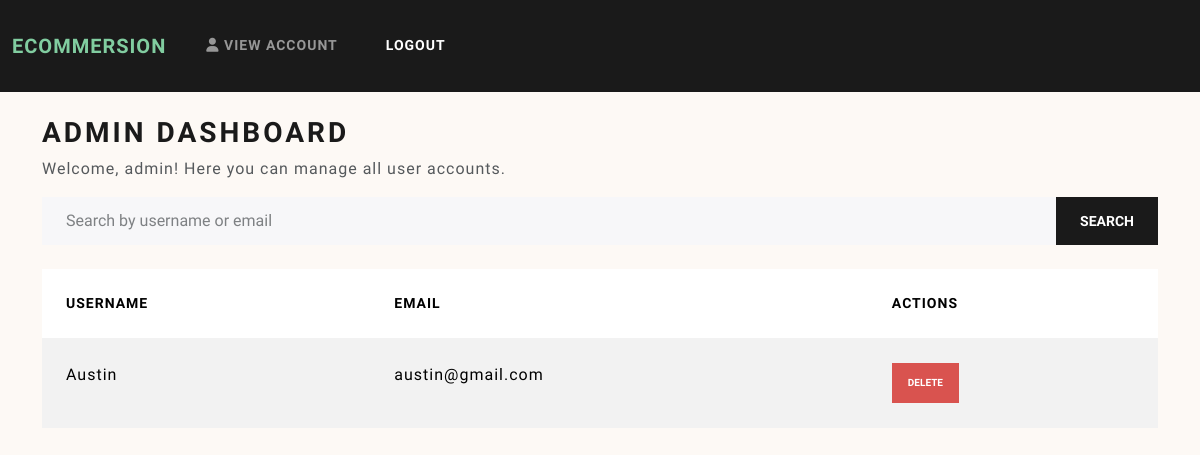
The page /adminDashboard (signed in) on the database as committed earlier.
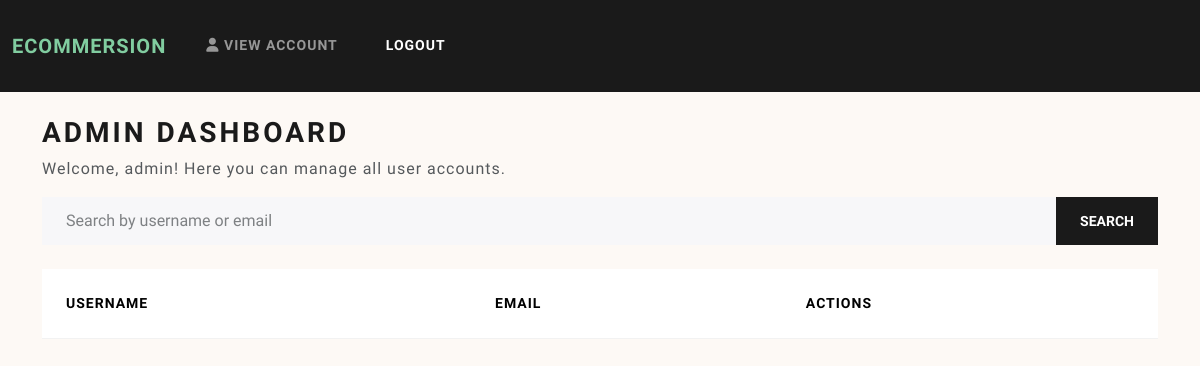
The same page on the database as committed later.
### models.py (models this page shows, shortened)
class User(db.Model, UserMixin):
    __tablename__ = 'users'
    userID = Column(Integer, primary_key=True)
    username = Column(String(50), nullable=False)
    password = Column(String(50), nullable=False)
    email = Column(String(50), nullable=False)
    address = Column(String(50), nullable=False)
    city = Column(String(50), nullable=False)
    state = Column(String(50), nullable=False)
    zipCode = Column(String(50), nullable=False)
    isAdmin = Column(Integer, nullable=False)

### main.py (the view)
@app.route("/adminDashboard", methods=["GET"])
@login_required
def adminDashboard():
    if not current_user.isAdmin:
        flash("You do not have permission to access this page.", "error")
        return redirect(url_for("home"))
    search_query = request.args.get("search", "")
    if search_query:
        users = User.query.filter(
            ((User.username.ilike(f"%{search_query}%")) | (User.email.ilike(f"%{search_query}%"))) &
            (User.isAdmin == False)  # Exclude admin accounts
        ).all()
    else:
        users = User.query.filter_by(isAdmin=False).all()
    return render_template("adminDashboard.html", users=users)

### main.py (called while the page is built)
@login.user_loader
def load_user(id):
    return db.session.get(User, int(id))

### templates/adminDashboard.html
{% extends "home.html" %}
{% block content %}
<div class="container mt-4">
    <h2>Admin Dashboard</h2>
    <p>Welcome, {{ current_user.username }}! Here you can manage all user accounts.</p>
    <form method="GET" action="{{ url_for('adminDashboard') }}" class="mb-4">
        <div class="input-group">
            <input type="text" class="form-control" name="search" placeholder="Search by username or email" value="{{ request.args.get('search', '') }}">
            <button type="submit" class="btn btn-primary">Search</button>
        </div>
    </form>
    <table class="table table-striped">
        <thead>
            <tr>
                <th>Username</th>
                <th>Email</th>
                <th>Actions</th>
            </tr>
        </thead>
        <tbody>
            {% for user in users %}
            <tr>
                <td>{{ user.username }}</td>
                <td>{{ user.email }}</td>
                <td>
                    <form method="POST" action="{{ url_for('deleteUser', user_id=user.userID) }}" style="display: inline;">
                        <button type="submit" class="btn btn-danger btn-sm" onclick="return confirm('Are you sure you want to delete this account? This action cannot be undone.')">Delete</button>
                    </form>
                </td>
            </tr>
            {% endfor %}
        </tbody>
    </table>
</div>
{% endblock %}

### templates/home.html (shortened to what this page needs)
<!DOCTYPE html>
<html lang="en">
<head>
    <link href="https://cdn.jsdelivr.net/npm/bootswatch@5.3.2/dist/lux/bootstrap.min.css" rel="stylesheet">
    <link href="https://cdnjs.cloudflare.com/ajax/libs/font-awesome/6.4.2/css/all.min.css" rel="stylesheet">
</head>
<body>
    <nav class="navbar navbar-expand-lg navbar-dark bg-primary">
        <div class="container-fluid">
            <a class="navbar-brand" href="/">Ecommersion</a>
            <div class="collapse navbar-collapse" id="navbarNav">
                <ul class="navbar-nav">
                    {% if current_user.is_authenticated %}
                    <li class="nav-item">
                        <a class="nav-link" href="/viewAccount"><i class="fas fa-user"></i> View Account</a>
                    </li>
                    {% endif %}
                    <li class="nav-item">
                        {% if current_user.is_authenticated %}
                        <a class="nav-link active" aria-current="page" href="/logout">Logout</a>
                    </li>
                    {% endif %}
                </ul>
            </div>
        </div>
    </nav>
    {% block content %}{% endblock %}
</body>
</html>

### templates/home.html (style rules this page uses)
body { background-color:rgb(253, 249, 245); }
.navbar-brand { color: rgb(129, 205, 160); }

Rows that differ between the two databases and show on the page:
removed User: username "Austin", email "austin@gmail.com"
